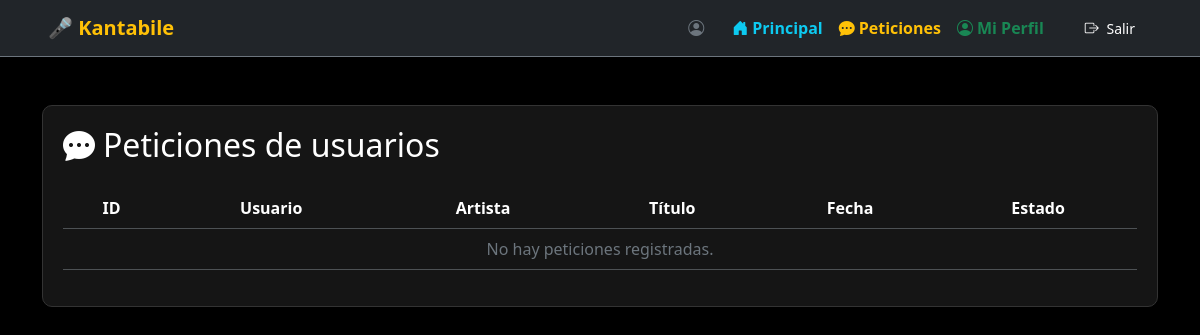
Before: /administrador/peticiones_admin.php with the older database file.
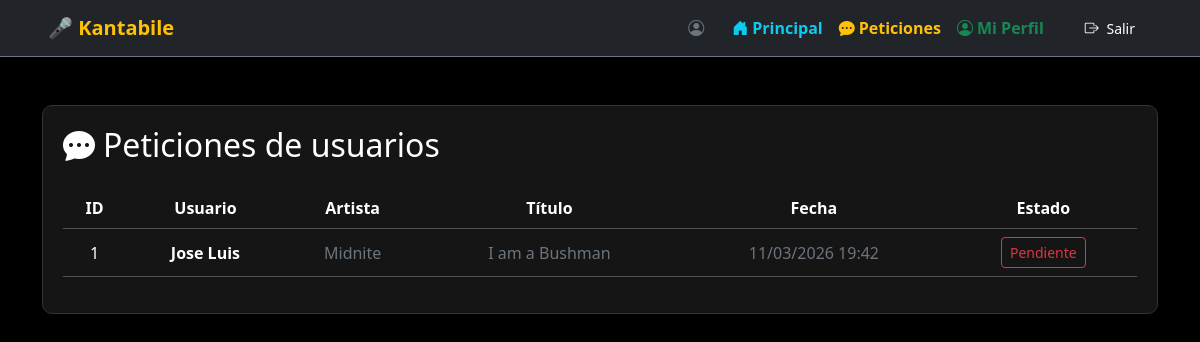
After: the same page with the newer database file.
### tables this page shows
CREATE TABLE `peticiones` (
  `id_peticion` int(11) NOT NULL,
  `usuario` int(11) NOT NULL,
  `artista` varchar(50) NOT NULL,
  `titulo` varchar(50) NOT NULL,
  `estado` tinyint(1) NOT NULL DEFAULT 0 COMMENT '0 - pendiente\r\n1 - realizado',
  `fechaHora` timestamp NOT NULL DEFAULT current_timestamp() ON UPDATE current_timestamp()
);

CREATE TABLE `usuarios` (
  `id` int(11) NOT NULL,
  `nombre` varchar(100) NOT NULL,
  `email` varchar(100) NOT NULL,
  `passwd` varchar(255) NOT NULL,
  `rol` int(11) NOT NULL DEFAULT 1 COMMENT '1-Usuario\r\n2-Administrador',
  `estado` tinyint(1) NOT NULL COMMENT '0 - activo\r\n1 - bloqueado',
  `registrado` timestamp NOT NULL DEFAULT current_timestamp() ON UPDATE current_timestamp()
);

### administrador/peticiones_admin.php (the view, shortened to what this page needs)
<?php
include("../includes/conexion.php");
$consulta = "SELECT  p.id_peticion, p.usuario, u.nombre AS nombre_usuario, p.artista, p.titulo, p.estado, p.fechaHora
             FROM peticiones p, usuarios u
             WHERE p.usuario = u.id
             ORDER BY p.fechaHora DESC";
$resultado = mysqli_query($conn, $consulta);
?>
<!DOCTYPE html>
<html lang="es">
<head>
    <link href="https://cdn.jsdelivr.net/npm/bootstrap@5.3.2/dist/css/bootstrap.min.css" rel="stylesheet">
    <link rel="stylesheet" href="https://cdn.jsdelivr.net/npm/bootstrap-icons@1.11.1/font/bootstrap-icons.css">
</head>
<body>
    <?php include("../includes/navbar.php"); ?>
    <div class="container mt-5">
        <div class="card-dark">
            <h2 class="mb-4"><i class="bi bi-chat-dots-fill me-2"></i>Peticiones de usuarios</h2>
            <table class="table table-dark table-hover align-middle text-center">
                <thead>
                    <tr>
                        <th>ID</th>
                        <th>Usuario</th>
                        <th>Artista</th>
                        <th>Título</th>
                        <th>Fecha</th>
                        <th>Estado</th>
                    </tr>
                </thead>
                <tbody>
                    <?php if (mysqli_num_rows($resultado) > 0) { ?>
                        <?php while ($row = mysqli_fetch_assoc($resultado)) {
                            $completa = $row['estado'] == 1;
                            $btn_color = $completa ? 'btn-outline-success' : 'btn-outline-danger';
                            $btn_texto = $completa ? 'Completo' : 'Pendiente';
                            $nombre_usuario = $row['nombre_usuario'];
                        ?>
                            <tr>
                                <td><?php echo $row['id_peticion']; ?></td>
                                <td><strong><?php echo $nombre_usuario; ?></strong></td>
                                <td class="text-secondary"><?php echo $row['artista']; ?></td>
                                <td class="text-secondary"><?php echo $row['titulo']; ?></td>
                                <td class="text-secondary"><?php echo date('d/m/Y H:i', strtotime($row['fechaHora'])); ?></td>
                                <td class="text-center">
                                    <form method="POST" class="d-inline">
                                        <button type="submit" name="cambiar_estado" class="btn btn-sm <?php echo $btn_color; ?>">
                                            <?php echo $btn_texto; ?>
                                        </button>
                                    </form>
                                </td>
                            </tr>
                        <?php } ?>
                    <?php } else { ?>
                        <tr>
                            <td colspan="6" class="text-center text-secondary">No hay peticiones registradas.</td>
                        </tr>
                    <?php } ?>
                </tbody>
            </table>
        </div>
    </div>
</body>
</html>

### includes/navbar.php (shortened to what this page needs)
<nav class="navbar navbar-expand-lg navbar-dark bg-dark sticky-top border-bottom border-secondary">
    <div class="container-fluid px-4 mx-lg-4">
        <a class="navbar-brand fw-bold text-warning" href="canciones_admin.php">
            🎤 Kantabile
        </a>
        <div class="collapse navbar-collapse" id="navbarUsuario">
            <ul class="navbar-nav ms-auto align-items-center">
                <li class="nav-item">
                    <span class="nav-link text-secondary me-2">
                        <i class="bi bi-person-circle me-1"></i> <?= htmlspecialchars($_SESSION["nombre"]) ?>
                    </span>
                </li>
                <li class="nav-item">
                    <?php
                    if (isset($_SESSION['rol']) && $_SESSION['rol'] == 2) {
                    ?>
                <li class="nav-item"><a class="nav-link fw-bold text-success" href="../usuario/canciones.php"><i class="bi bi-music-note-list me-1"></i>Vista Reproductor</a></li>
                <li class="nav-item"><a class="nav-link fw-bold text-warning" href="../administrador/perfil_admin.php"><i class="bi bi-people-fill me-1"></i>Usuarios</a></li>
                <li class="nav-item"><a class="nav-link fw-bold text-danger" href="../administrador/peticiones_admin.php"><i class="bi bi-envelope-fill me-1"></i>Peticiones</a></li>
                <li class="nav-item"><a class="nav-link fw-bold text-info" href="../administrador/canciones_admin.php"><i class="bi bi-gear-fill me-1"></i>Gestión</a></li>
            <?php
                    } else {
            ?>
                <li class="nav-item"><a class="nav-link fw-bold text-info" href="../usuario/canciones.php"><i class="bi bi-house-door-fill me-1"></i>Principal</a></li>
                <li class="nav-item"><a class="nav-link fw-bold text-warning" href="../usuario/peticiones.php"><i class="bi bi-chat-dots-fill me-1"></i>Peticiones</a></li>
                <li class="nav-item"><a class="nav-link fw-bold text-success" href="../usuario/perfil.php"><i class="bi bi-person-circle me-1"></i>Mi Perfil</a></li>
            <?php
                    }
            ?>
            <li class="nav-item">
                <a class="btn btn-main btn-sm text-white px-3 ms-3" href="../logout.php">
                    <i class="bi bi-box-arrow-right me-1"></i> Salir
                </a>
            </li>
            </ul>
        </div>
    </div>
</nav>

### administrador/peticiones_admin.php (style rules this page uses)
body { background-color: #000; color: white; }
.card-dark { background-color: #151515; border: 1px solid #333; padding: 20px; border-radius: 10px; }
.table-dark { --bs-table-bg: #151515; }

Changed rows visible on the page:
added peticiones: id_peticion "1", usuario.nombre "Jose Luis", artista "Midnite", titulo "I am a Bushman", fechaHora "11/03/2026 19:42", estado "Pendiente"
Other visible differences:
text no longer shown: "No hay peticiones registradas."
